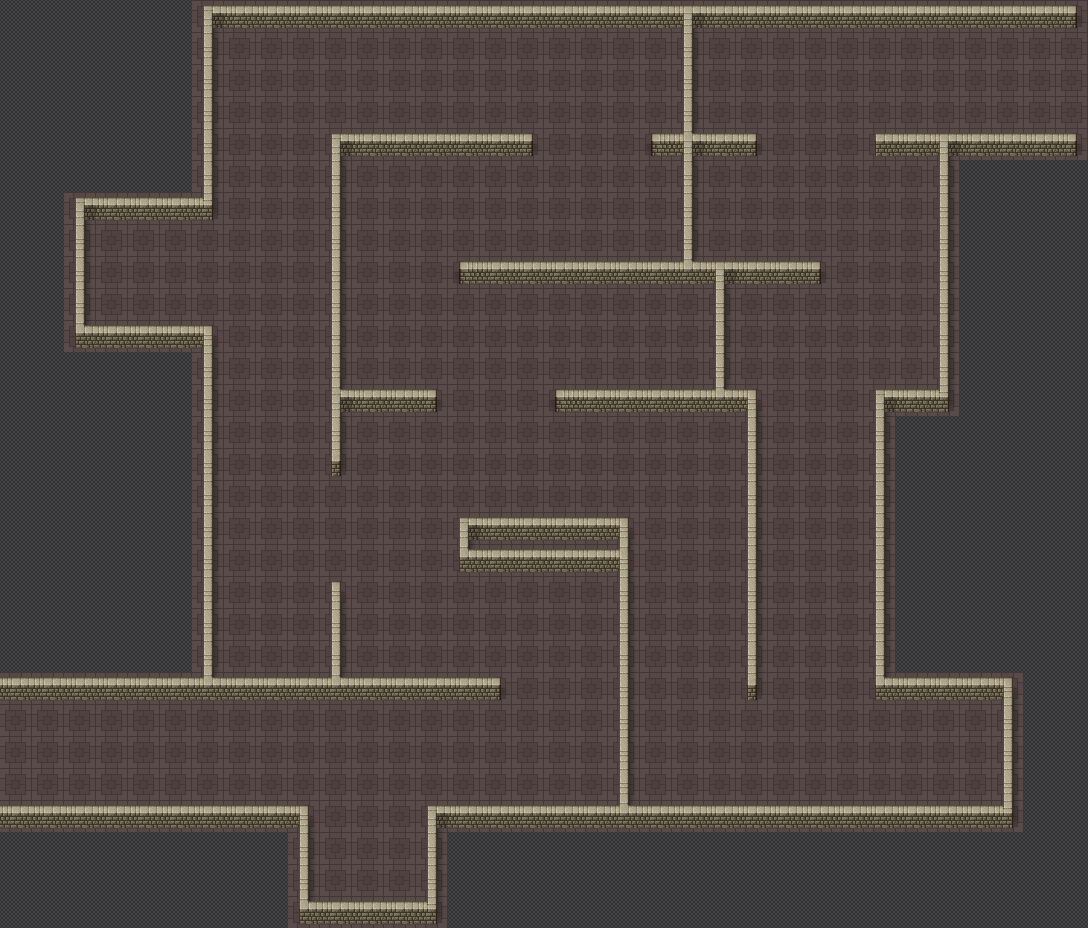

Tiled map render using the project's own tile images. Description and the map definition, with tile-layer contents summarised, below:
An orthogonal 34x29 tile map with 32x32 px tiles, 2 tile layers (groundLayer, wallLayer) and 5 objects (light1, light2, light3, start, finnish).

<map version="1.10" tiledversion="1.10.2" orientation="orthogonal" renderorder="right-down" width="34" height="29" tilewidth="32" tileheight="32" infinite="0" nextlayerid="4" nextobjectid="9">
 <editorsettings>
  <export target="tileLv1.tmj" format="json" />
 </editorsettings>
 <tileset firstgid="1" name="pipoya" tilewidth="32" tileheight="32" tilecount="1064" columns="8">
  <image source="pipoya.png" width="256" height="4256" />
 </tileset>
 <layer id="1" name="groundLayer" width="34" height="29">
  <data>[986 cells, 986 non-empty, 2 distinct tile ids]</data>
 </layer>
 <layer id="2" name="wallLayer" width="34" height="29">
  <data>[986 cells, 226 non-empty, 15 distinct tile ids]</data>
 </layer>
 <objectgroup id="3" name="ObjectLayer">
  <object id="1" name="light1" x="132" y="268">
   <point />
  </object>
  <object id="4" name="light2" x="368" y="862">
   <point />
  </object>
  <object id="6" name="light3" x="946" y="744">
   <point />
  </object>
  <object id="5" name="start" x="42" y="758">
   <point />
  </object>
  <object id="8" name="finnish" x="1040" y="66">
   <point />
  </object>
 </objectgroup>
</map>
